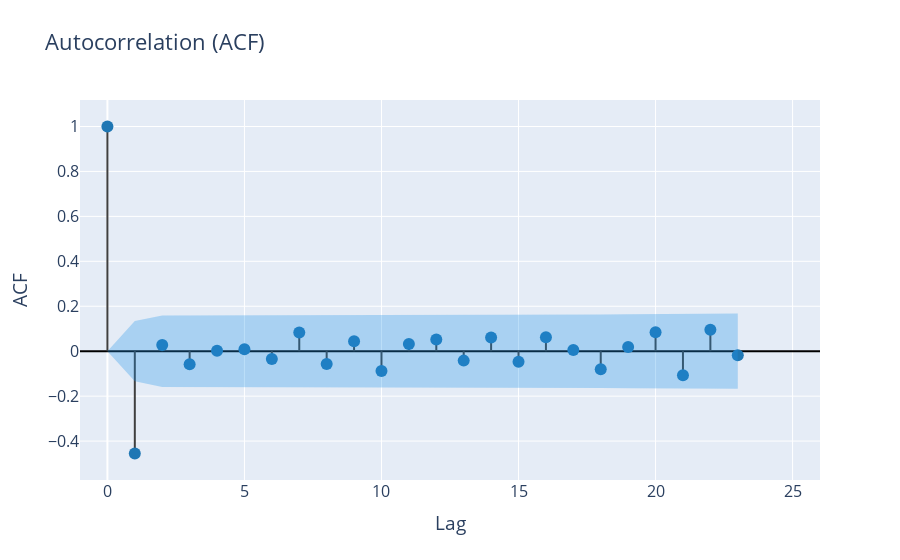
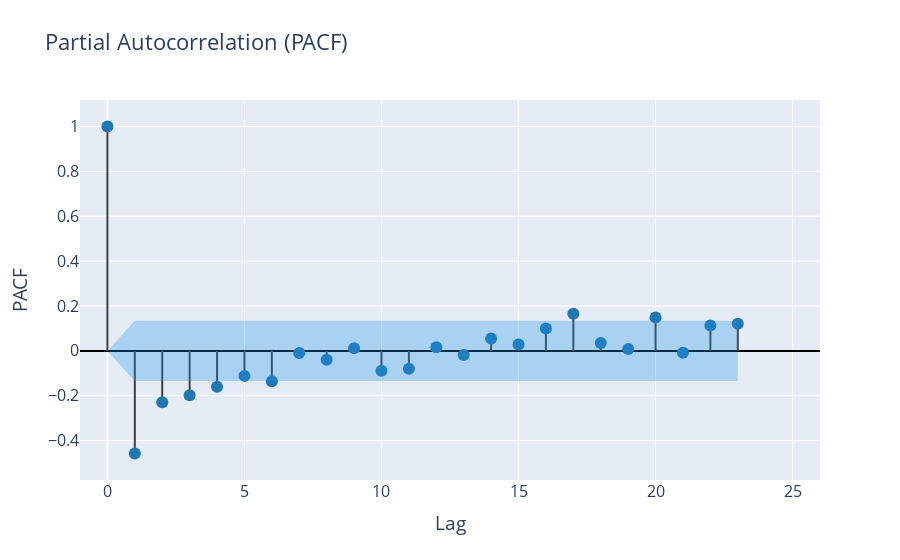

The notebook cell these images were saved under, in order:
### Code cell
create_corr_plot(df2["numbers.1"])
create_corr_plot(df2["numbers.1"], plot_pacf=True)

### Figure 1 — Plotly figure (JSON) as saved in the notebook; plotly's stock layout.template omitted (floating-point values rounded to 4 significant figures)
{"data": [{"line": {"color": "#3f3f3f"}, "mode": "lines", "showlegend": false, "type": "scatter", "x": [0, 0], "y": [0, 1]}, {"line": {"color": "#3f3f3f"}, "mode": "lines", "showlegend": false, "type": "scatter", "x": [1, 1], "y": [0, -0.4552]}, {"line": {"color": "#3f3f3f"}, "mode": "lines", "showlegend": false, "type": "scatter", "x": [2, 2], "y": [0, 0.02751]}, {"line": {"color": "#3f3f3f"}, "mode": "lines", "showlegend": false, "type": "scatter", "x": [3, 3], "y": [0, -0.05793]}, {"line": {"color": "#3f3f3f"}, "mode": "lines", "showlegend": false, "type": "scatter", "x": [4, 4], "y": [0, 0.00153]}, {"line": {"color": "#3f3f3f"}, "mode": "lines", "showlegend": false, "type": "scatter", "x": [5, 5], "y": [0, 0.008754]}, {"line": {"color": "#3f3f3f"}, "mode": "lines", "showlegend": false, "type": "scatter", "x": [6, 6], "y": [0, -0.0347]}, {"line": {"color": "#3f3f3f"}, "mode": "lines", "showlegend": false, "type": "scatter", "x": [7, 7], "y": [0, 0.08292]}, {"line": {"color": "#3f3f3f"}, "mode": "lines", "showlegend": false, "type": "scatter", "x": [8, 8], "y": [0, -0.05715]}, {"line": {"color": "#3f3f3f"}, "mode": "lines", "showlegend": false, "type": "scatter", "x": [9, 9], "y": [0, 0.04384]}, {"line": {"color": "#3f3f3f"}, "mode": "lines", "showlegend": false, "type": "scatter", "x": [10, 10], "y": [0, -0.0885]}, {"line": {"color": "#3f3f3f"}, "mode": "lines", "showlegend": false, "type": "scatter", "x": [11, 11], "y": [0, 0.03202]}, {"line": {"color": "#3f3f3f"}, "mode": "lines", "showlegend": false, "type": "scatter", "x": [12, 12], "y": [0, 0.05185]}, {"line": {"color": "#3f3f3f"}, "mode": "lines", "showlegend": false, "type": "scatter", "x": [13, 13], "y": [0, -0.0419]}, {"line": {"color": "#3f3f3f"}, "mode": "lines", "showlegend": false, "type": "scatter", "x": [14, 14], "y": [0, 0.06129]}, {"line": {"color": "#3f3f3f"}, "mode": "lines", "showlegend": false, "type": "scatter", "x": [15, 15], "y": [0, -0.04721]}, {"line": {"color": "#3f3f3f"}, "mode": "lines", "showlegend": false, "type": "scatter", "x": [16, 16], "y": [0, 0.06239]}, {"line": {"color": "#3f3f3f"}, "mode": "lines", "showlegend": false, "type": "scatter", "x": [17, 17], "y": [0, 0.005299]}, {"line": {"color": "#3f3f3f"}, "mode": "lines", "showlegend": false, "type": "scatter", "x": [18, 18], "y": [0, -0.0802]}, {"line": {"color": "#3f3f3f"}, "mode": "lines", "showlegend": false, "type": "scatter", "x": [19, 19], "y": [0, 0.01827]}, {"line": {"color": "#3f3f3f"}, "mode": "lines", "showlegend": false, "type": "scatter", "x": [20, 20], "y": [0, 0.0841]}, {"line": {"color": "#3f3f3f"}, "mode": "lines", "showlegend": false, "type": "scatter", "x": [21, 21], "y": [0, -0.1075]}, {"line": {"color": "#3f3f3f"}, "mode": "lines", "showlegend": false, "type": "scatter", "x": [22, 22], "y": [0, 0.09567]}, {"line": {"color": "#3f3f3f"}, "mode": "lines", "showlegend": false, "type": "scatter", "x": [23, 23], "y": [0, -0.01785]}, {"marker": {"color": "#1f77b4", "size": 12}, "mode": "markers", "showlegend": false, "type": "scatter", "x": [0, 1, 2, 3, 4, 5, 6, 7, 8, 9, 10, 11, 12, 13, 14, 15, 16, 17, 18, 19, 20, 21, 22, 23], "y": [1, -0.4552, 0.02751, -0.05793, 0.00153, 0.008754, -0.0347, 0.08292, -0.05715, 0.04384, -0.0885, 0.03202, 0.05185, -0.0419, 0.06129, -0.04721, 0.06239, 0.005299, -0.0802, 0.01827, 0.0841, -0.1075, 0.09567, -0.01785]}, {"line": {"color": "rgba(255,255,255,0)"}, "mode": "lines", "showlegend": false, "type": "scatter", "x": [0, 1, 2, 3, 4, 5, 6, 7, 8, 9, 10, 11, 12, 13, 14, 15, 16, 17, 18, 19, 20, 21, 22, 23], "y": [0, 0.134, 0.1593, 0.1594, 0.1598, 0.1598, 0.1598, 0.16, 0.1607, 0.1611, 0.1613, 0.1622, 0.1623, 0.1626, 0.1628, 0.1632, 0.1634, 0.1639, 0.1639, 0.1646, 0.1646, 0.1654, 0.1666, 0.1676]}, {"fill": "tonexty", "fillcolor": "rgba(32, 146, 230,0.3)", "line": {"color": "rgba(255,255,255,0)"}, "mode": "lines", "showlegend": false, "type": "scatter", "x": [0, 1, 2, 3, 4, 5, 6, 7, 8, 9, 10, 11, 12, 13, 14, 15, 16, 17, 18, 19, 20, 21, 22, 23], "y": [0, -0.134, -0.1593, -0.1594, -0.1598, -0.1598, -0.1598, -0.16, -0.1607, -0.1611, -0.1613, -0.1622, -0.1623, -0.1626, -0.1628, -0.1632, -0.1634, -0.1639, -0.1639, -0.1646, -0.1646, -0.1654, -0.1666, -0.1676]}], "layout": {"font": {"size": 16}, "title": {"text": "Autocorrelation (ACF)"}, "xaxis": {"range": [-1, 26], "title": {"text": "Lag"}}, "yaxis": {"title": {"text": "ACF"}, "zerolinecolor": "#000000"}}}

### Figure 2 — Plotly figure (JSON) as saved in the notebook; plotly's stock layout.template omitted (floating-point values rounded to 4 significant figures)
{"data": [{"line": {"color": "#3f3f3f"}, "mode": "lines", "showlegend": false, "type": "scatter", "x": [0, 0], "y": [0, 1]}, {"line": {"color": "#3f3f3f"}, "mode": "lines", "showlegend": false, "type": "scatter", "x": [1, 1], "y": [0, -0.4574]}, {"line": {"color": "#3f3f3f"}, "mode": "lines", "showlegend": false, "type": "scatter", "x": [2, 2], "y": [0, -0.2294]}, {"line": {"color": "#3f3f3f"}, "mode": "lines", "showlegend": false, "type": "scatter", "x": [3, 3], "y": [0, -0.1976]}, {"line": {"color": "#3f3f3f"}, "mode": "lines", "showlegend": false, "type": "scatter", "x": [4, 4], "y": [0, -0.1599]}, {"line": {"color": "#3f3f3f"}, "mode": "lines", "showlegend": false, "type": "scatter", "x": [5, 5], "y": [0, -0.1114]}, {"line": {"color": "#3f3f3f"}, "mode": "lines", "showlegend": false, "type": "scatter", "x": [6, 6], "y": [0, -0.1351]}, {"line": {"color": "#3f3f3f"}, "mode": "lines", "showlegend": false, "type": "scatter", "x": [7, 7], "y": [0, -0.009958]}, {"line": {"color": "#3f3f3f"}, "mode": "lines", "showlegend": false, "type": "scatter", "x": [8, 8], "y": [0, -0.03944]}, {"line": {"color": "#3f3f3f"}, "mode": "lines", "showlegend": false, "type": "scatter", "x": [9, 9], "y": [0, 0.0122]}, {"line": {"color": "#3f3f3f"}, "mode": "lines", "showlegend": false, "type": "scatter", "x": [10, 10], "y": [0, -0.08824]}, {"line": {"color": "#3f3f3f"}, "mode": "lines", "showlegend": false, "type": "scatter", "x": [11, 11], "y": [0, -0.07967]}, {"line": {"color": "#3f3f3f"}, "mode": "lines", "showlegend": false, "type": "scatter", "x": [12, 12], "y": [0, 0.0166]}, {"line": {"color": "#3f3f3f"}, "mode": "lines", "showlegend": false, "type": "scatter", "x": [13, 13], "y": [0, -0.01853]}, {"line": {"color": "#3f3f3f"}, "mode": "lines", "showlegend": false, "type": "scatter", "x": [14, 14], "y": [0, 0.05483]}, {"line": {"color": "#3f3f3f"}, "mode": "lines", "showlegend": false, "type": "scatter", "x": [15, 15], "y": [0, 0.02837]}, {"line": {"color": "#3f3f3f"}, "mode": "lines", "showlegend": false, "type": "scatter", "x": [16, 16], "y": [0, 0.09995]}, {"line": {"color": "#3f3f3f"}, "mode": "lines", "showlegend": false, "type": "scatter", "x": [17, 17], "y": [0, 0.1654]}, {"line": {"color": "#3f3f3f"}, "mode": "lines", "showlegend": false, "type": "scatter", "x": [18, 18], "y": [0, 0.03524]}, {"line": {"color": "#3f3f3f"}, "mode": "lines", "showlegend": false, "type": "scatter", "x": [19, 19], "y": [0, 0.007873]}, {"line": {"color": "#3f3f3f"}, "mode": "lines", "showlegend": false, "type": "scatter", "x": [20, 20], "y": [0, 0.1489]}, {"line": {"color": "#3f3f3f"}, "mode": "lines", "showlegend": false, "type": "scatter", "x": [21, 21], "y": [0, -0.008544]}, {"line": {"color": "#3f3f3f"}, "mode": "lines", "showlegend": false, "type": "scatter", "x": [22, 22], "y": [0, 0.1135]}, {"line": {"color": "#3f3f3f"}, "mode": "lines", "showlegend": false, "type": "scatter", "x": [23, 23], "y": [0, 0.1213]}, {"marker": {"color": "#1f77b4", "size": 12}, "mode": "markers", "showlegend": false, "type": "scatter", "x": [0, 1, 2, 3, 4, 5, 6, 7, 8, 9, 10, 11, 12, 13, 14, 15, 16, 17, 18, 19, 20, 21, 22, 23], "y": [1, -0.4574, -0.2294, -0.1976, -0.1599, -0.1114, -0.1351, -0.009958, -0.03944, 0.0122, -0.08824, -0.07967, 0.0166, -0.01853, 0.05483, 0.02837, 0.09995, 0.1654, 0.03524, 0.007873, 0.1489, -0.008544, 0.1135, 0.1213]}, {"line": {"color": "rgba(255,255,255,0)"}, "mode": "lines", "showlegend": false, "type": "scatter", "x": [0, 1, 2, 3, 4, 5, 6, 7, 8, 9, 10, 11, 12, 13, 14, 15, 16, 17, 18, 19, 20, 21, 22, 23], "y": [0, 0.134, 0.134, 0.134, 0.134, 0.134, 0.134, 0.134, 0.134, 0.134, 0.134, 0.134, 0.134, 0.134, 0.134, 0.134, 0.134, 0.134, 0.134, 0.134, 0.134, 0.134, 0.134, 0.134]}, {"fill": "tonexty", "fillcolor": "rgba(32, 146, 230,0.3)", "line": {"color": "rgba(255,255,255,0)"}, "mode": "lines", "showlegend": false, "type": "scatter", "x": [0, 1, 2, 3, 4, 5, 6, 7, 8, 9, 10, 11, 12, 13, 14, 15, 16, 17, 18, 19, 20, 21, 22, 23], "y": [0, -0.134, -0.134, -0.134, -0.134, -0.134, -0.134, -0.134, -0.134, -0.134, -0.134, -0.134, -0.134, -0.134, -0.134, -0.134, -0.134, -0.134, -0.134, -0.134, -0.134, -0.134, -0.134, -0.134]}], "layout": {"font": {"size": 16}, "title": {"text": "Partial Autocorrelation (PACF)"}, "xaxis": {"range": [-1, 26], "title": {"text": "Lag"}}, "yaxis": {"title": {"text": "PACF"}, "zerolinecolor": "#000000"}}}
